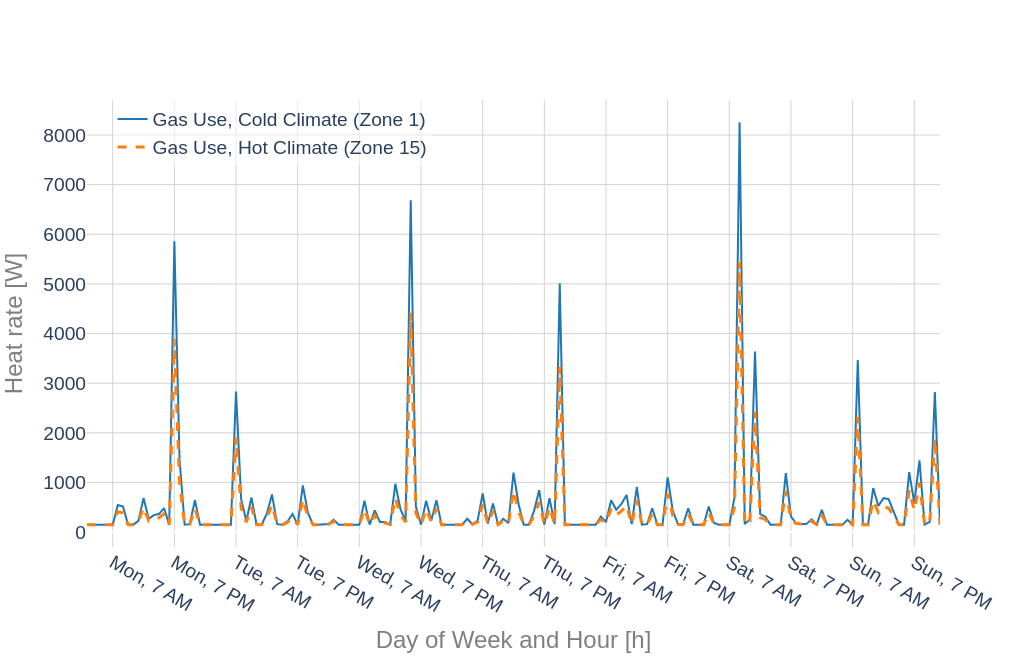

Notebook code for this chart:
### Code cell
data_bc = pd.DataFrame(data = \
        [ts_proj_cold[r['gas_use']], \
         ts_proj_hot[r['gas_use']]]).transpose()

# data_bc['day_of_week']= calendar_df['day_of_week'].str[:3] + ', h ' + calendar_df['hour'].astype(str)

data_bc['day_of_week']= calendar_df['day_of_week'].str[:3] + ', ' + calendar_df['am_pm']

fig = Plot(data_headers = ['Gas Use, Cold Climate (Zone '+str(int(cold_cz))+')','Gas Use, Hot Climate (Zone '+hot_cz+')'], \
                 outpath = path, save_image = True, title = '', label_h = 'Day of Week and Hour [h]', label_v = 'Heat rate [W]',\
                 legend = True, duration_curve = False, margin_l = m_l, margin_b = m_b,\
                 notebook_mode = True, width = w, height = h, fontsize = f, legend_x = 0.03, legend_y = 1.).\
            series(data_bc[first_hour+1: last_hour], xtickvals = data_bc['day_of_week'].unique()[6::12], outfile = 'ts_bc_gas_tank_both_climates.pdf', index_in_a_column = 'day_of_week', modes = 'lines',
                  dashes = ['solid','dash'], width=[2,3])

# fig.update_xaxes(dtick=12)

# # Generate tick values based on the spacing
# tickvals = data_bc['day_of_week'].unique()[6::12]

# # Update x-axis to display the selected ticks
# fig.update_xaxes(tickvals=tickvals)

# Show the plot
# fig.show()

# fig.update_layout(plot_bgcolor="lightblue")

### Figure 1 — Plotly figure (JSON) as saved in the notebook; plotly's stock layout.template omitted (floating-point values rounded to 4 significant figures; data arrays with more than 128 entries replaced by an {"elided": "..."} marker saying what was removed)
{"data": [{"line": {"color": "rgb(31, 119, 180)", "dash": "solid", "width": 2}, "mode": "lines", "name": "Gas Use, Cold Climate (Zone 1)", "type": "scatter", "x": {"elided": "167 str values"}, "y": {"elided": "167 float values"}}, {"line": {"color": "rgb(255, 127, 14)", "dash": "dash", "width": 3}, "mode": "lines", "name": "Gas Use, Hot Climate (Zone 15)", "type": "scatter", "x": {"elided": "167 str values"}, "y": {"elided": "167 float values"}}], "layout": {"font": {"family": "arial", "size": 24}, "height": 660, "legend": {"bgcolor": "rgba(255, 255, 255, 0.5)", "font": {"family": "arial", "size": 19.2}, "x": 0.03, "y": 1}, "margin": {"b": 60, "l": 60}, "plot_bgcolor": "white", "showlegend": true, "title": {"font": {"family": "arial", "size": 24}, "text": ""}, "width": 1020, "xaxis": {"autorange": true, "gridcolor": "lightgrey", "range": [0, 166], "tickfont": {"size": 19.2}, "tickvals": ["Mon, 7 AM", "Mon, 7 PM", "Tue, 7 AM", "Tue, 7 PM", "Wed, 7 AM", "Wed, 7 PM", "Thu, 7 AM", "Thu, 7 PM", "Fri, 7 AM", "Fri, 7 PM", "Sat, 7 AM", "Sat, 7 PM", "Sun, 7 AM", "Sun, 7 PM"], "title": {"font": {"color": "#7f7f7f", "size": 24}, "text": "Day of Week and Hour [h]"}, "type": "category"}, "yaxis": {"autorange": true, "gridcolor": "lightgrey", "range": [-299.8, 8704.0], "tickfont": {"size": 19.2}, "title": {"font": {"color": "#7f7f7f", "size": 24}, "text": "Heat rate [W]"}, "type": "linear"}}}
